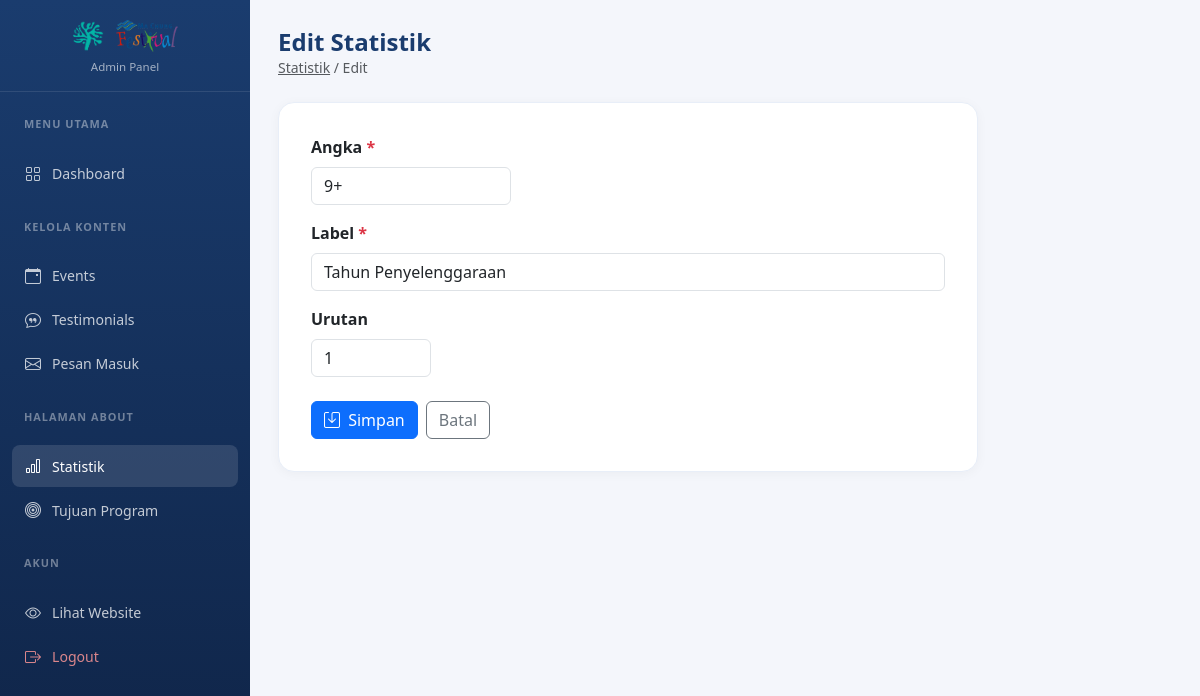
Page /admin/about_stat_edit.php?id=1 (signed in) on the committed database.
### tables this page shows
CREATE TABLE IF NOT EXISTS `about_statistik` (
  `id` INT AUTO_INCREMENT PRIMARY KEY,
  `angka` VARCHAR(20) NOT NULL COMMENT 'Contoh: 9+, 1000+, 12',
  `label` VARCHAR(100) NOT NULL COMMENT 'Contoh: Tahun Penyelenggaraan',
  `urutan` INT DEFAULT 0,
  `admin_id` INT NULL,
  `dibuat_pada` TIMESTAMP DEFAULT CURRENT_TIMESTAMP,
  CONSTRAINT `fk_statistik_admin` FOREIGN KEY (`admin_id`) REFERENCES `admin` (`id`) ON DELETE SET NULL
);

### admin/about_stat_edit.php (the view, shortened to what this page needs)
<?php
include '../koneksi.php';
$id   = intval($_GET['id'] ?? 0);
$stmt = mysqli_prepare($conn, "SELECT * FROM about_statistik WHERE id = ?");
mysqli_stmt_bind_param($stmt, 'i', $id);
mysqli_stmt_execute($stmt);
$s = mysqli_fetch_assoc(mysqli_stmt_get_result($stmt));
?>
<!DOCTYPE html>
<html lang="id">
<head>
  <link href="https://cdn.jsdelivr.net/npm/bootstrap@5.3.0/dist/css/bootstrap.min.css" rel="stylesheet">
  <link href="https://cdn.jsdelivr.net/npm/bootstrap-icons@1.10.5/font/bootstrap-icons.css" rel="stylesheet">
</head>
<body>
<?php include 'admin_sidebar.php'; ?>
<div class="main-content">
  <div class="topbar">
    <div><h4>Edit Statistik</h4><p class="text-muted small mb-0"><a href="about_stat_list.php" class="text-muted">Statistik</a> / Edit</p></div>
  </div>
  <div class="form-card">
    <form method="POST">
      <div class="mb-3">
        <label class="form-label fw-semibold">Angka <span class="text-danger">*</span></label>
        <input type="text" name="angka" class="form-control" value="<?= htmlspecialchars($s['angka']) ?>" required style="max-width:200px;">
      </div>
      <div class="mb-3">
        <label class="form-label fw-semibold">Label <span class="text-danger">*</span></label>
        <input type="text" name="label" class="form-control" value="<?= htmlspecialchars($s['label']) ?>" required>
      </div>
      <div class="mb-4">
        <label class="form-label fw-semibold">Urutan</label>
        <input type="number" name="urutan" class="form-control" value="<?= (int)$s['urutan'] ?>" style="max-width:120px;">
      </div>
      <div class="d-flex gap-2">
        <button type="submit" class="btn btn-primary"><i class="bi bi-save me-1"></i> Simpan</button>
        <a href="about_stat_list.php" class="btn btn-outline-secondary">Batal</a>
      </div>
    </form>
  </div>
</div>
</body></html>

### admin/admin_style.php (style rules this page uses)
body { font-family: 'Segoe UI', sans-serif; background: #f4f6fb; }
.main-content { margin-left: 250px; padding: 28px; }
.topbar { display: flex; justify-content: space-between; align-items: center; margin-bottom: 24px; }
.topbar h4 { font-weight: 700; color: #1a3c6e; margin: 0; }
.form-card { background: white; border-radius: 16px; padding: 32px; border: 1px solid #e8eef8; box-shadow: 0 2px 12px rgba(0,0,0,0.04); max-width: 700px; }

### rows in the picture
about_statistik: angka "9+", label "Tahun Penyelenggaraan", urutan "1"
